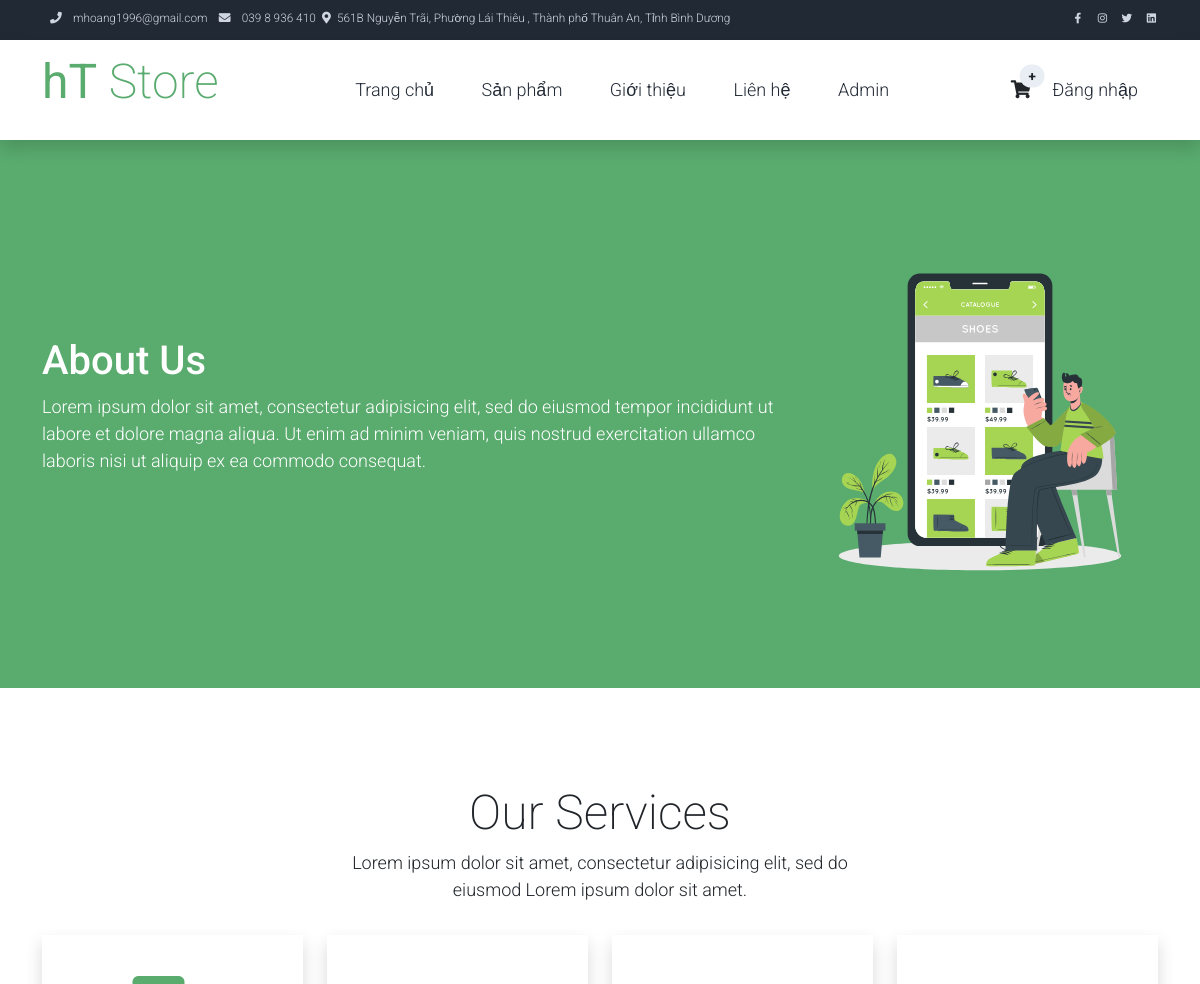
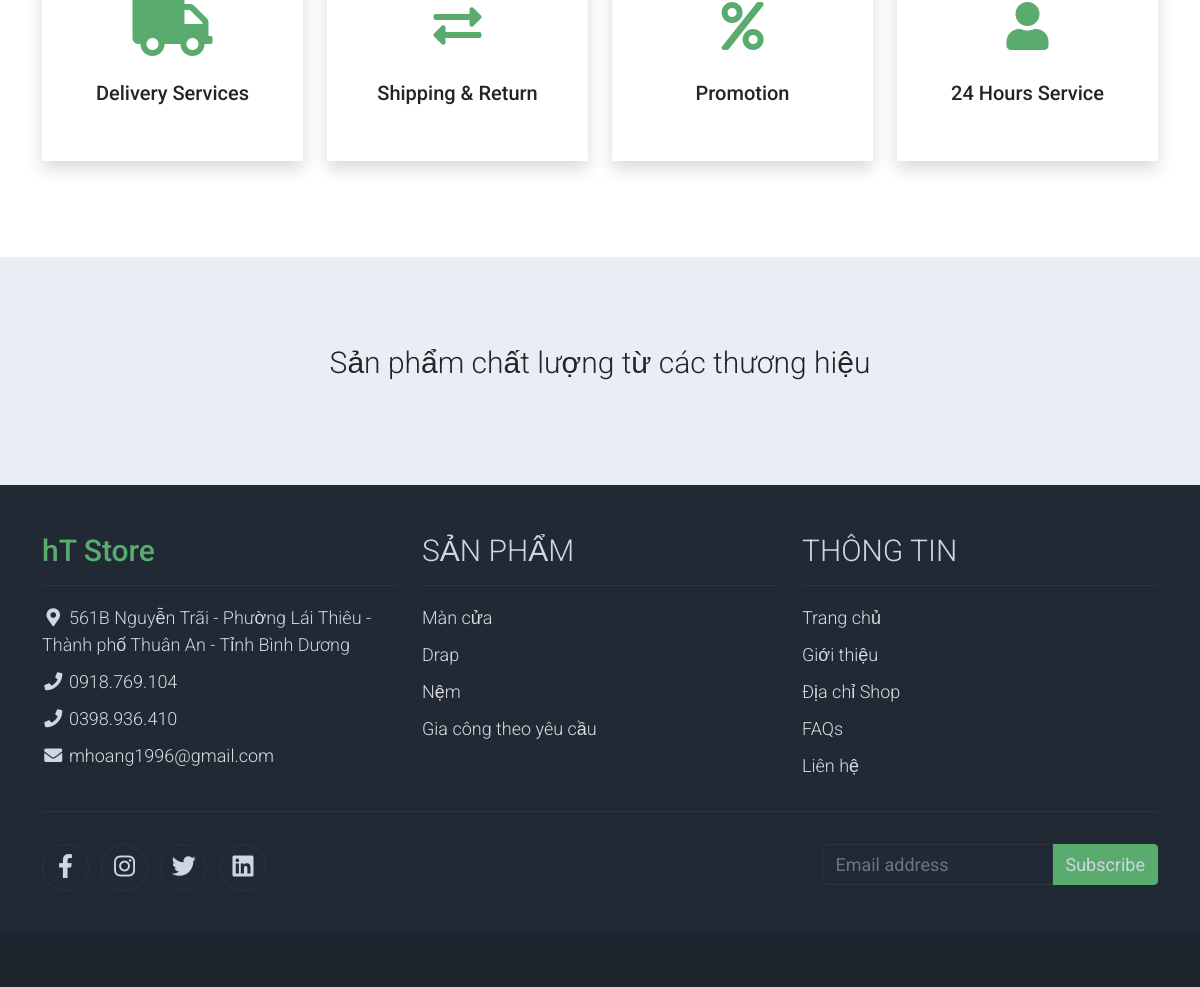
The app's page /About with its own data (2 pictures, top to bottom).
### tables this page shows
CREATE TABLE `tbl_menuitem` (
  `Id` int(11) NOT NULL,
  `Name` text NOT NULL,
  `IdGroup` int(11) NOT NULL,
  `Link` text NOT NULL,
  `OrderNum` int(11) NOT NULL,
  `Icon` text NOT NULL
);

### app/Controllers/AboutController.php (called while the page is built, shortened)
<?php
class AboutController extends Controller
{
    public function index()
    {
        $this->View();
    }
}

### core/Database.php (called while the page is built, shortened)
<?php
class Database
{
    public static $DbConnect;
    function __construct()
    {
        global $db_config;
        try {
            self::$DbConnect = new mysqli($db_config['host'], $db_config['user'], isset($db_config['pass']) ? $db_config['pass'] : '', $db_config['db']);
            mysqli_set_charset(self::$DbConnect, 'UTF8');
        } catch (Exception $exception) {
            $mess = $exception->getMessage();
            $data['mess'] = $mess;
            App::$app->loadError('database', $data);
            die();
        }
    }
    function SELECTROWS($tableName, $where)
    {
        $sql = "SELECT * FROM `{$tableName}` WHERE {$where}";
        $result = self::$DbConnect->query($sql);
        if ($result->num_rows > 0) {
            return $result;
        }
        return null;
    }
}

### app/ViewModels/MenuItemVM.php (called while the page is built, shortened)
<?php
class MenuItemVM extends Model
{
    function __construct($menu = null)
    {
        $this->Name = isset($menu["Name"]) ? $menu["Name"] : null;
        $this->Link = isset($menu["Link"]) ? $menu["Link"] : null;
        $this->Icon = isset($menu["Icon"]) ? $menu["Icon"] : null;
    }
    function GetDataTable($where = null)
    {
        return $this->SELECTROWS(MenuItemVM::tableName, isset($where) ? $where : "1");
    }
}

### app/Views/layouts/_headerLayout.php (the view, shortened to what this page needs)
<?php
   $model = new MenuItemVM();
   ?>
<nav class="navbar navbar-expand-lg bg-dark navbar-light d-none d-lg-block" id="templatemo_nav_top">
    <div class="container text-light">
        <div class="w-100 d-flex justify-content-between">
            <div>
                <?php
                   $datainfo = $model->GetDataTable(" `IdGroup` = 2 ORDER BY `OrderNum`");
                   if (!empty($datainfo)) {
                       while ($row = $datainfo->fetch_array()) {
                           $item = new MenuItemVM($row);
                   ?>
                        <i class="<?php echo $item->Icon ?>"></i>
                        <a class="navbar-sm-brand text-light text-decoration-none" href="mailto:info@company.com"><?php echo $item->Name ?></a>
                <?php
                       }
                   }
                   ?>
            </div>
            <div>
                <?php
                   $datainfoicon = $model->GetDataTable(" `IdGroup` = 4 ORDER BY `OrderNum`");
                   if (!empty($datainfoicon)) {
                       while ($row = $datainfoicon->fetch_array()) {
                           $item = new MenuItemVM($row);
                   ?>
                        <a class="text-light" href="<?php echo $item->Link ?>" target="_blank" rel="sponsored"><i class="<?php echo $item->Icon ?>"></i></a>
                <?php
                       }
                   }
                   ?>
            </div>
        </div>
    </div>
</nav>
<nav class="navbar navbar-expand-lg navbar-light shadow">
    <div class="container d-flex justify-content-between align-items-center">
        <a class="navbar-brand text-success logo h1 align-self-center" href="/home">
            <h1 class="h1 text-success"><b>hT</b> Store</h1>
        </a>
        <div class="align-self-center collapse navbar-collapse flex-fill  d-lg-flex justify-content-lg-between" id="templatemo_main_nav">
            <div class="flex-fill">
                <ul class="nav navbar-nav d-flex justify-content-between mx-lg-auto">
                    <?php
                       $data = $model->GetDataTable(" `IdGroup` = 1 ORDER BY `OrderNum`");
                       if (!empty($data)) {
                           while ($row = $data->fetch_array()) {
                               $item = new MenuItemVM($row);
                       ?>
                            <li class="nav-item">
                                <a class="nav-link" href="<?php echo $item->Link ?>"><?php echo $item->Name ?></a>
                            </li>
                    <?php
                           }
                       }
                       ?>
                </ul>
            </div>
            <div class="navbar align-self-center d-flex">
                <a class="nav-icon position-relative text-decoration-none" href="/cart">
                    <i class="fa fa-fw fa-shopping-cart text-dark mr-1"></i>
                    <span class="position-absolute top-0 left-100 translate-middle badge rounded-pill bg-light text-dark">
                        <?php
                           $model = new CartVM();
                           if (isset($_SESSION["user"])) {
                               $dataList = $model->GetCart($_SESSION["user"]["Id"]);
                               if (!empty($dataList)) {
                                   $number = count($dataList->fetch_all());
                                   echo $number;
                               } else {
                                   echo "0";
                               }
                           } else {
                               echo "+";
                           }
                           ?>
                    </span>
                </a>
                <div class="nav-icon position-relative text-decoration-none">
                    <?php
                       if (isset($_SESSION["user"])) {
                       ?>
                        <div class="dropdown">
                            <button onclick="myFunction()" class="dropbtn"> <i class="fa fa-fw fa-user text-dark mr-3"></i><?php echo $_SESSION["user"]["Name"]; ?></button>
                            <div id="myDropdown" class="dropdown-content">
                                <a href="/account">Tài khoản</a>
                                <a href="/signin/signout">Đăng xuất</a>
                            </div>
                        </div>
                    <?php
                       } else {
                           echo '<a class="text-decoration-none" href="/signin">Đăng nhập</a>';
                       }
                       ?>
                </div>
            </div>
        </div>
    </div>
</nav>

### public/assets/client/css/templatemo.css (style rules this page uses)
body, ul, li, p, a, label, input, div { font-family: 'Roboto', sans-serif; font-size: 18px !important; font-weight: 300; }
.h1 { font-family: 'Roboto', sans-serif; font-size: 48px !important; font-weight: 200 !important; }
.logo { font-weight: 500 !important; }
.text-success { color: #59ab6e !important; }
.text-light { color: #cfd6e1 !important; }
.bg-dark { background-color: #212934 !important; }
.bg-light { background-color: #e9eef5 !important; }
#templatemo_nav_top { min-height: 40px; }
#templatemo_nav_top * { font-size: .9em !important; }
#templatemo_main_nav a { color: #212934; }
#templatemo_main_nav .navbar .nav-icon { margin-right: 20px; }
@media (min-width: 768px) { #templatemo_main_nav .navbar-nav { max-width: 450px; } }
@media (min-width: 992px) { #templatemo_main_nav .navbar-nav { max-width: 550px; } }

### public/assets/client/css/custom.css (style rules this page uses)
body { font-family: Arial, Helvetica, sans-serif; }

### records on screen
tbl_menuitem: Name "mhoang1996@gmail.com"
tbl_menuitem: Name "039 8 936 410"
tbl_menuitem: Name "561B Nguyễn Trãi, Phường Lái Thiêu , Thành phố Thuân An, Tỉnh Bình Dương"
tbl_menuitem: Name "Trang chủ"
tbl_menuitem: Name "Sản phẩm"
tbl_menuitem: Name "Giới thiệu"
tbl_menuitem: Name "Liên hệ"
tbl_menuitem: Name "Admin"
